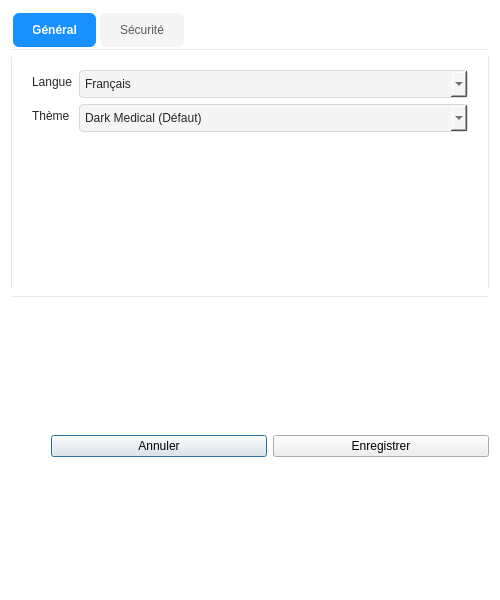
<?xml version="1.0" encoding="UTF-8"?>
<ui version="4.0">
 <class>SettingsDialog</class>
 <widget class="QDialog" name="SettingsDialog">
  <property name="geometry">
   <rect>
    <x>0</x>
    <y>0</y>
    <width>500</width>
    <height>600</height>
   </rect>
  </property>
  <property name="windowTitle">
   <string>Paramètres - Smart Medical AI</string>
  </property>
  <property name="styleSheet">
   <string notr="true">QDialog {
    background-color: #ffffff;
    color: #262626;
}
QTabWidget::pane {
    border: 1px solid #e8e8e8;
    background-color: #ffffff;
    border-radius: 0 8px 8px 8px;
}
QTabBar::tab {
    background-color: #f5f5f5;
    color: #595959;
    padding: 10px 20px;
    margin: 2px;
    border-radius: 6px 6px 0 0;
}
QTabBar::tab:selected {
    background-color: #1890ff;
    color: #ffffff;
    font-weight: bold;
}
QLabel { color: #262626; }
QLineEdit {
    background-color: #f5f5f5;
    border: 1px solid #d9d9d9;
    border-radius: 4px;
    color: #262626;
    padding: 5px;
}
QComboBox {
    background-color: #f5f5f5;
    border: 1px solid #d9d9d9;
    border-radius: 4px;
    color: #262626;
    padding: 5px;
}
QSpinBox {
    background-color: #f5f5f5;
    border: 1px solid #d9d9d9;
    border-radius: 4px;
    color: #262626;
    padding: 5px;
}</string>
  </property>
  <layout class="QVBoxLayout" name="verticalLayout">
   <item>
    <widget class="QTabWidget" name="tabWidget">
     <property name="currentIndex">
      <number>0</number>
     </property>
     <widget class="QWidget" name="tabGeneral">
      <attribute name="title">
       <string>Général</string>
      </attribute>
      <layout class="QFormLayout" name="formLayout">
       <property name="leftMargin">
        <number>20</number>
       </property>
       <property name="topMargin">
        <number>20</number>
       </property>
       <property name="rightMargin">
        <number>20</number>
       </property>
       <property name="bottomMargin">
        <number>20</number>
       </property>
       <item row="0" column="0">
        <widget class="QLabel" name="label">
         <property name="text">
          <string>Langue</string>
         </property>
        </widget>
       </item>
       <item row="0" column="1">
        <widget class="QComboBox" name="comboLang">
         <item>
          <property name="text">
           <string>Français</string>
          </property>
         </item>
         <item>
          <property name="text">
           <string>English</string>
          </property>
         </item>
        </widget>
       </item>
       <item row="1" column="0">
        <widget class="QLabel" name="label_2">
         <property name="text">
          <string>Thème</string>
         </property>
        </widget>
       </item>
       <item row="1" column="1">
        <widget class="QComboBox" name="comboTheme">
         <item>
          <property name="text">
           <string>Dark Medical (Défaut)</string>
          </property>
         </item>
         <item>
          <property name="text">
           <string>Light Professional</string>
          </property>
         </item>
        </widget>
       </item>
      </layout>
     </widget>
     <widget class="QWidget" name="tabSecurity">
      <attribute name="title">
       <string>Sécurité</string>
      </attribute>
      <layout class="QVBoxLayout" name="verticalLayout_2">
       <property name="leftMargin">
        <number>20</number>
       </property>
       <property name="topMargin">
        <number>20</number>
       </property>
       <property name="rightMargin">
        <number>20</number>
       </property>
       <property name="bottomMargin">
        <number>20</number>
       </property>
       <item>
        <widget class="QCheckBox" name="checkBiometry">
         <property name="text">
          <string>Activer l'authentification biométrique</string>
         </property>
         <property name="checked">
          <bool>true</bool>
         </property>
        </widget>
       </item>
       <item>
        <widget class="QLabel" name="label_3">
         <property name="text">
          <string>Expiration de session (heures)</string>
         </property>
        </widget>
       </item>
       <item>
        <widget class="QSpinBox" name="spinSession">
         <property name="value">
          <number>24</number>
         </property>
        </widget>
       </item>
       <item>
        <spacer name="verticalSpacer">
         <property name="orientation">
          <set>Qt::Vertical</set>
         </property>
         <property name="sizeHint" stdset="0">
          <size>
           <width>20</width>
           <height>40</height>
          </size>
         </property>
        </spacer>
       </item>
      </layout>
     </widget>
    </widget>
   </item>
   <item>
    <layout class="QHBoxLayout" name="horizontalLayout">
     <item>
      <spacer name="horizontalSpacer">
       <property name="orientation">
        <set>Qt::Horizontal</set>
       </property>
       <property name="sizeHint" stdset="0">
        <size>
         <width>40</width>
         <height>20</height>
        </size>
       </property>
      </spacer>
     </item>
     <item>
      <widget class="QPushButton" name="btnCancel">
       <property name="text">
        <string>Annuler</string>
       </property>
      </widget>
     </item>
     <item>
      <widget class="QPushButton" name="btnSave">
       <property name="styleSheet">
        <string notr="true">QDialog {
    background-color: #ffffff;
    color: #262626;
}
QTabWidget::pane {
    border: 1px solid #e8e8e8;
    background-color: #ffffff;
    border-radius: 0 8px 8px 8px;
}
QTabBar::tab {
    background-color: #f5f5f5;
    color: #595959;
    padding: 10px 20px;
    margin: 2px;
    border-radius: 6px 6px 0 0;
}
QTabBar::tab:selected {
    background-color: #1890ff;
    color: #ffffff;
    font-weight: bold;
}
QLabel { color: #262626; }
QLineEdit {
    background-color: #f5f5f5;
    border: 1px solid #d9d9d9;
    border-radius: 4px;
    color: #262626;
    padding: 5px;
}
QComboBox {
    background-color: #f5f5f5;
    border: 1px solid #d9d9d9;
    border-radius: 4px;
    color: #262626;
    padding: 5px;
}
QSpinBox {
    background-color: #f5f5f5;
    border: 1px solid #d9d9d9;
    border-radius: 4px;
    color: #262626;
    padding: 5px;
}</string>
       </property>
       <property name="text">
        <string>Enregistrer</string>
       </property>
      </widget>
     </item>
    </layout>
   </item>
  </layout>
 </widget>
 <resources/>
 <connections/>
</ui>
